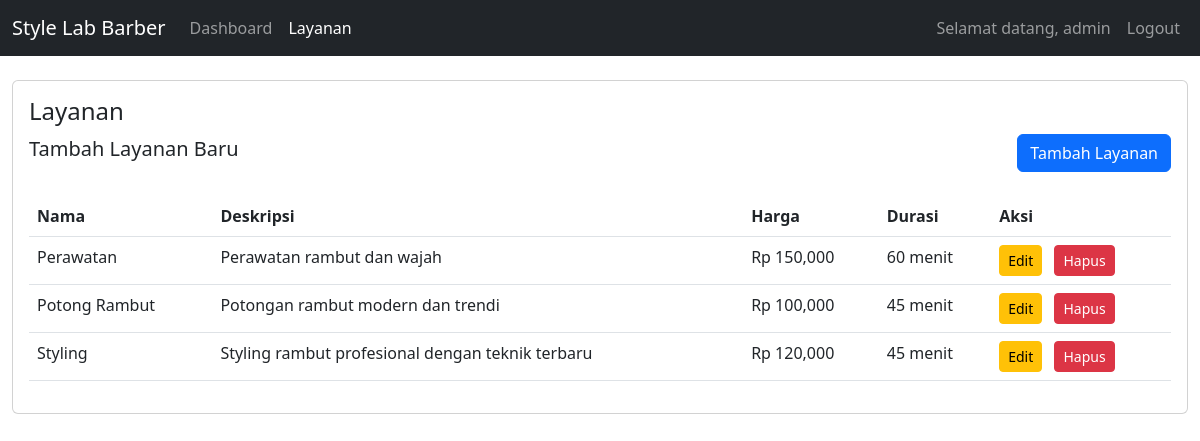
Screenshot of /admin/services.php (signed in) with the database file from the repository.
### tables this page shows
CREATE TABLE IF NOT EXISTS services (
    id INT AUTO_INCREMENT PRIMARY KEY,
    name VARCHAR(50) NOT NULL,
    description TEXT,
    price DECIMAL(10,2) NOT NULL,
    duration INT NOT NULL COMMENT 'Duration in minutes',
    created_at TIMESTAMP DEFAULT CURRENT_TIMESTAMP
);

### admin/services.php (the view, shortened to what this page needs)
<?php
require_once '../config/database.php';
try {
    $stmt = $pdo->prepare("SELECT * FROM services ORDER BY name");
    $stmt->execute();
    $services = $stmt->fetchAll();
} catch (PDOException $e) {
    $error = 'Terjadi kesalahan: ' . $e->getMessage();
}
?>
<!DOCTYPE html>
<html lang="id">
<head>
    <link href="https://cdn.jsdelivr.net/npm/bootstrap@5.3.0/dist/css/bootstrap.min.css" rel="stylesheet">
    <link rel="stylesheet" href="../styles.css">
</head>
<body>
    <nav class="navbar navbar-expand-lg navbar-dark bg-dark">
        <div class="container-fluid">
            <a class="navbar-brand" href="dashboard.php">Style Lab Barber</a>
            <div class="collapse navbar-collapse" id="navbarAdmin">
                <ul class="navbar-nav me-auto">
                    <li class="nav-item">
                        <a class="nav-link" href="dashboard.php">Dashboard</a>
                    </li>
                    <li class="nav-item">
                        <a class="nav-link active" href="services.php">Layanan</a>
                    </li>
                </ul>
                <div class="navbar-nav">
                    <span class="nav-link">Selamat datang, <?php echo htmlspecialchars($_SESSION['username']); ?></span>
                    <a class="nav-link" href="../logout.php">Logout</a>
                </div>
            </div>
        </div>
    </nav>
    <div class="container-fluid py-4">
        <div class="row">
            <div class="col-12">
                <div class="card">
                    <div class="card-body">
                        <h4 class="card-title">Layanan</h4>
                        <div class="d-flex justify-content-between align-items-center mb-4">
                            <h5>Tambah Layanan Baru</h5>
                            <button class="btn btn-primary" onclick="showAddForm()">Tambah Layanan</button>
                        </div>
                        <div class="table-responsive">
                            <table class="table">
                                <thead>
                                    <tr>
                                        <th>Nama</th>
                                        <th>Deskripsi</th>
                                        <th>Harga</th>
                                        <th>Durasi</th>
                                        <th>Aksi</th>
                                    </tr>
                                </thead>
                                <tbody>
                                    <?php foreach ($services as $service): ?>
                                    <tr>
                                        <td><?php echo htmlspecialchars($service['name']); ?></td>
                                        <td><?php echo htmlspecialchars($service['description']); ?></td>
                                        <td>Rp <?php echo number_format($service['price']); ?></td>
                                        <td><?php echo $service['duration']; ?> menit</td>
                                        <td>
                                            <button class="btn btn-sm btn-warning me-2" onclick="editService(<?php echo $service['id']; ?>)">Edit</button>
                                            <button class="btn btn-sm btn-danger" onclick="deleteService(<?php echo $service['id']; ?>)">Hapus</button>
                                        </td>
                                    </tr>
                                    <?php endforeach; ?>
                                </tbody>
                            </table>
                        </div>
                    </div>
                </div>
            </div>
        </div>
    </div>
</body>
</html>

### styles.css (style rules this page uses)
.btn-primary { background-color: #0d6efd; border-color: #0d6efd; }

### rows the page displays
services: name "Perawatan", description "Perawatan rambut dan wajah", price "150,000", duration "60"
services: name "Potong Rambut", description "Potongan rambut modern dan trendi", price "100,000", duration "45"
services: name "Styling", description "Styling rambut profesional dengan teknik terbaru", price "120,000", duration "45"

### other values shown
$_SESSION['username'] "admin"
